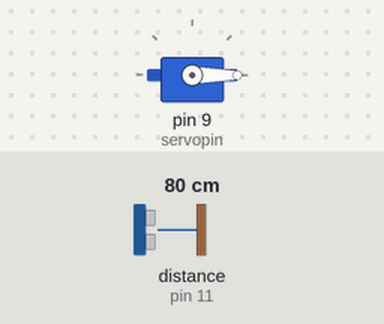
The sketch below on a simulated Arduino Uno, built with avr-gcc and run on an emulated ATmega328P. Parts: servo. Wiring (inferred from the names in the program): ultrasonic range finder: trigger pin 2; echo pin 11. Inputs (shaded band) come from the test bench; at power-on: distance to the obstacle (sensor on pin 11) 80 cm. The echo pulse lasts 58.3 µs per cm.

Above: at 3.8 s.
3.9 s: distance to the obstacle (sensor on pin 11) set to 86 cm
At 7.0 s:
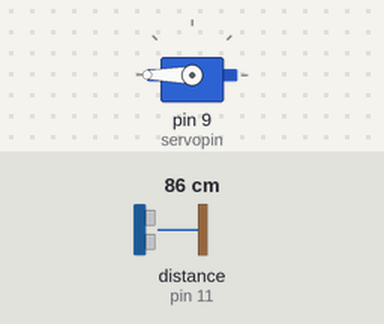
7.8 s: distance to the obstacle (sensor on pin 11) set to 2 cm
At 8.4 s:
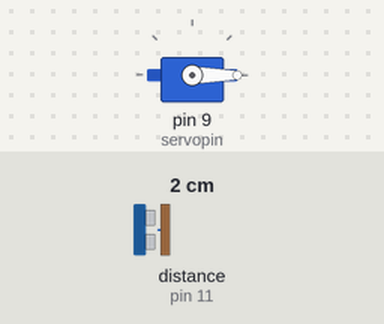
11.7 s: distance to the obstacle (sensor on pin 11) set to 120 cm
At 15.1 s:
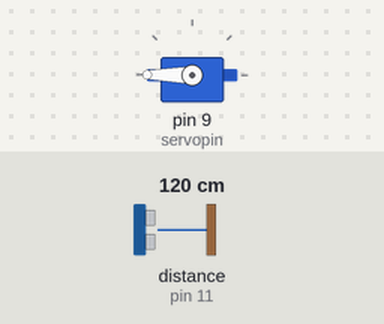
Timing chart, 0 to 16.6 s (numbered marks = the images above; inputs shaded):
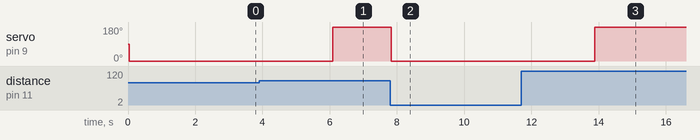

The sketch:

sensorcode.ino
```cpp
int trigpin = 2;
int echopin = 11;
int pingtraveltime;
int distance;

#include <Servo.h>
int servopin = 9;
int servopos = 180;
Servo myservo;


void setup() {
  pinMode(trigpin, OUTPUT);
  pinMode(echopin, INPUT);
  myservo.attach(servopin);
  //Serial.begin(9600);
  // put your setup code here, to run once:

}

void loop() {
  digitalWrite(trigpin, LOW);
  delayMicroseconds(10);
  digitalWrite(trigpin, HIGH);
  delayMicroseconds(10);
  digitalWrite(trigpin, LOW);
  pingtraveltime = pulseIn(echopin, HIGH);
  delay(25);
  distance = (pingtraveltime * 0.034) / 2;
  //Serial.println(distance);

  if(distance <= 80){
    myservo.write(0);
    delay(3000);
  }

  else{
    myservo.write(180);
  }

  // put your main code here, to run repeatedly
}
```

Measured:
- the behaviour switches between 82 and 83 cm on distance to the obstacle (sensor on pin 11) (found by bisection; images 0 and 1)
- after the input at 3.9 s, servo on pin 9 (servopin): 0° → 180° after 2.2 s
- after the input at 7.8 s, servo on pin 9 (servopin): 180° → 0° at once
- after the input at 11.7 s, servo on pin 9 (servopin): 0° → 180° after 2.2 s
